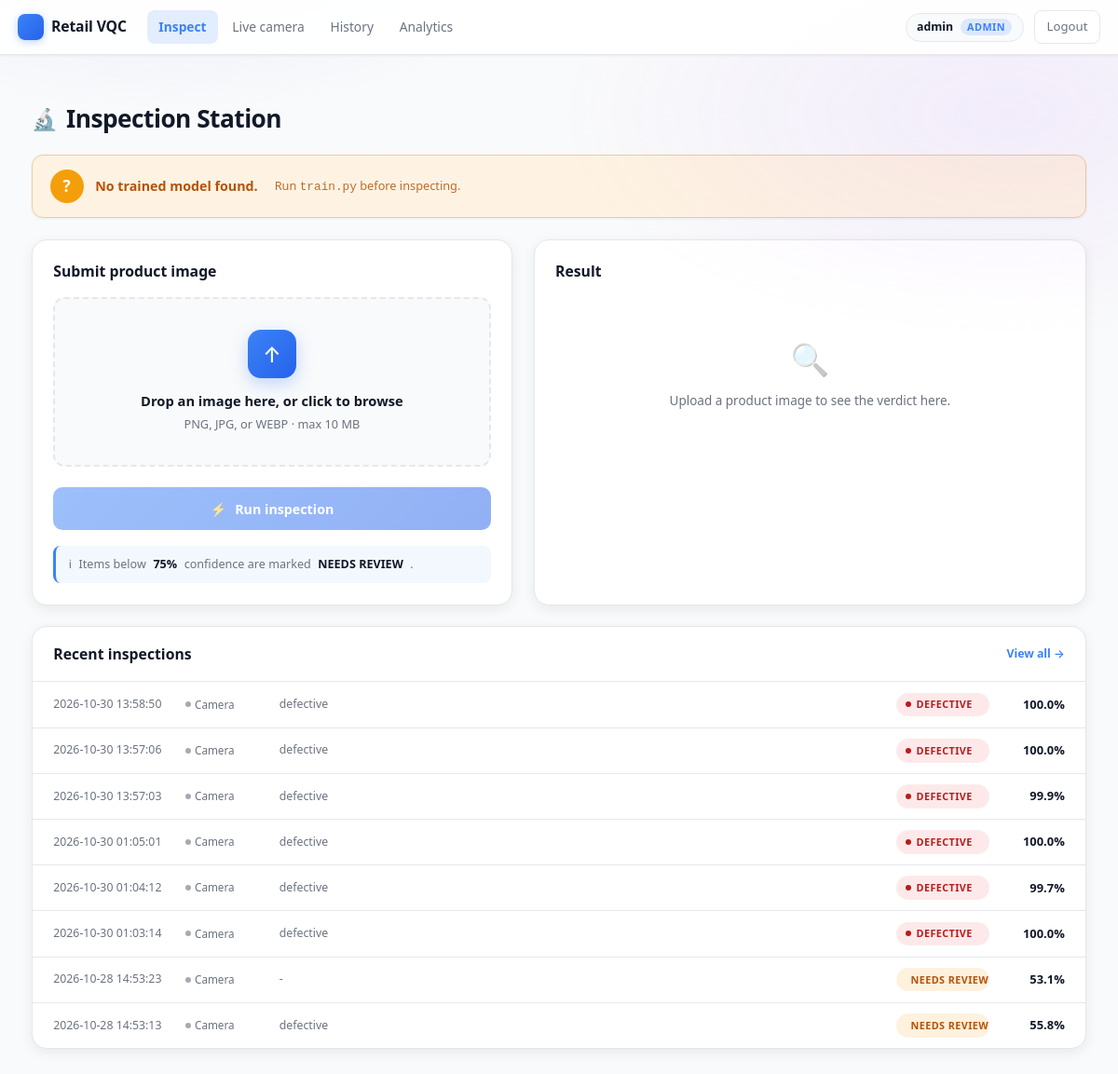
Page / (signed in) on the earlier database version.
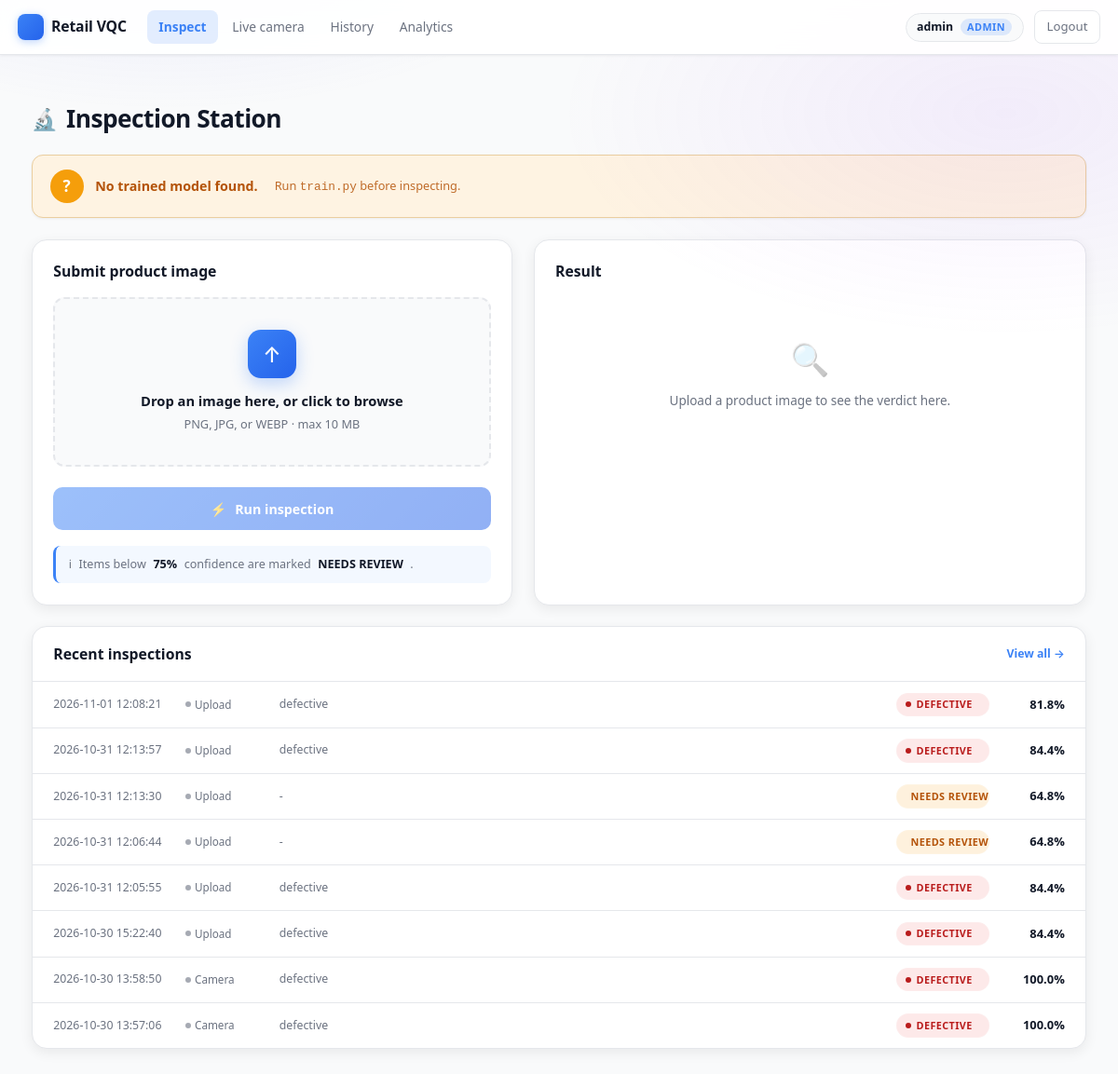
Same page on the later database version.
### tables this page shows
CREATE TABLE inspections(
            id INTEGER PRIMARY KEY AUTOINCREMENT,
            result_id TEXT, image_name TEXT, source TEXT,
            verdict TEXT, defect_type TEXT, confidence REAL,
            reason TEXT, gradcam TEXT, inspected_at TEXT, operator TEXT);

### app.py (the view)
@app.route("/")
@login_required
def index():
    return render_template("index.html", model_ok=model_ready(), history=db.get_inspections(limit=8))

### alerts.py (called while the page is built)
def alerts_enabled() -> bool:
    return bool(SMTP_USER and SMTP_PASS and ALERT_TO)

### app.py (called while the page is built)
def login_required(fn):
    @wraps(fn)
    def wrapper(*a, **kw):
        if "user" not in session:
            return redirect(url_for("login", next=request.path))
        return fn(*a, **kw)
    return wrapper

@app.context_processor
def inject_globals():
    return {"user": session.get("user"), "role": session.get("role"),
            "alerts_on": alerts_enabled(), "threshold": int(REVIEW_THRESHOLD * 100)}

### db.py (called while the page is built)
def conn():
    c = sqlite3.connect(DB_PATH)
    c.row_factory = sqlite3.Row
    return c

def get_inspections(verdict=None, source=None, limit=None):
    q, args = "SELECT * FROM inspections WHERE 1=1", []
    if verdict:
        q += " AND verdict=?"; args.append(verdict)
    if source:
        q += " AND source=?"; args.append(source)
    q += " ORDER BY id DESC"
    if limit:
        q += " LIMIT ?"; args.append(limit)
    with conn() as c:
        return [dict(r) for r in c.execute(q, args).fetchall()]

### inference.py (called while the page is built)
def model_ready() -> bool:
    return os.path.exists(MODEL_PATH)

### templates/index.html (shortened to what this page needs)
{% extends "base.html" %}
{% block content %}
<div class="inspect">
  <h1>Inspection Station</h1>
  {% if not model_ok %}
    <div class="alert-banner REVIEW">
      No trained model found. <span class="sub">Run <code>train.py</code> before inspecting.</span>
    </div>
  {% endif %}
  <div class="inspect-grid">
    <div class="icard">
      <h2>Submit product image</h2>
      <form method="post" action="{{ url_for('inspect') }}"
            enctype="multipart/form-data" id="inspectForm">
        <label class="dropzone" id="dropzone" for="fileInput">
          <div class="dz-icon" aria-hidden="true">↑</div>
          <p class="dz-title">Drop an image here, or click to browse</p>
          <p class="dz-hint">PNG, JPG, or WEBP · max 10&nbsp;MB</p>
        </label>
        <button class="btn-block" type="submit" id="submitBtn" {% if not model_ok %}disabled{% endif %}>
          <span class="label-icon" aria-hidden="true">⚡</span>
          <span>Run inspection</span>
        </button>
      </form>
      <div class="threshold-note">
        <span aria-hidden="true">ℹ</span>
        Items below <strong>{{ threshold }}%</strong> confidence are marked <strong>NEEDS REVIEW</strong>.
      </div>
    </div>
    <div class="icard">
      <h2>Result {% if result %}<span class="badge">Latest</span>{% endif %}</h2>
      {% if result %}
        {% set conf = result.confidence|default(0)|float %}
        {% set conf_cls = 'conf-high' if conf >= 85 else ('conf-mid' if conf >= 70 else 'conf-low') %}
        <div class="verdict-hero {{ vc }}">
          <div class="label">Verdict</div>
          <p class="value">{{ result.verdict }}</p>
          <div class="verdict-meta">
            <span class="vchip {{ conf_cls }}">Confidence <strong>{{ result.confidence }}%</strong></span>
            {% if result.defect_type not in ('-', '', None) %}
              <span class="vchip">Type <strong>{{ result.defect_type }}</strong></span>
            {% endif %}
          </div>
        </div>
        {% if result.reason %}
          <div class="reason-box">{{ result.reason }}</div>
        {% endif %}
        {% if result.class_probabilities %}
          <h2 style="font-size:.88rem; margin-bottom:.75rem;">Class probabilities</h2>
          <div class="prob-list">
            {% set max_prob = result.class_probabilities.values()|max %}
            {% for cls, prob in result.class_probabilities.items() %}
              <div class="prob-row {% if prob == max_prob %}max{% endif %}">
                <span class="cls" title="{{ cls }}">{{ cls }}</span>
                <span class="track">
                  <span class="fill" style="width: {{ (prob * 100)|round(1) }}%"></span>
                </span>
                <span class="pct">{{ (prob * 100)|round(1) }}%</span>
              </div>
            {% endfor %}
          </div>
        {% endif %}
      {% else %}
        <div class="recent-empty" style="padding:2.75rem 1rem;">
          <div style="font-size:2.25rem; opacity:.35; margin-bottom:.65rem;" aria-hidden="true">🔍</div>
          Upload a product image to see the verdict here.
        </div>
      {% endif %}
    </div>
  </div>
  <div class="icard recent">
    <header>
      <h2>Recent inspections</h2>
      <a href="{{ url_for('history') }}">View all →</a>
    </header>
    {% if history %}
      <div class="recent-list">
        {% for r in history %}
          {% set pv = 'REVIEW' if r.verdict == 'NEEDS REVIEW' else r.verdict %}
          <div class="recent-row">
            <span class="time">{{ r.inspected_at }}</span>
            <span class="src">{{ r.source }}</span>
            <span class="type" title="{{ r.defect_type }}">{{ r.defect_type }}</span>
            <span class="pill {{ pv }}">{{ r.verdict }}</span>
            <span class="conf">{{ r.confidence }}%</span>
          </div>
        {% endfor %}
      </div>
    {% else %}
      <div class="recent-empty">No inspections yet — run your first one above.</div>
    {% endif %}
  </div>
</div>
{% endblock %}

Differences in the rows shown:
no longer on this page (row unchanged): inspections: inspected_at "2026-10-30 13:57:03", source "Camera", defect_type "defective", verdict "DEFECTIVE", confidence "99.9"
no longer on this page (row unchanged): inspections: inspected_at "2026-10-30 01:05:01", source "Camera", defect_type "defective", verdict "DEFECTIVE", confidence "100.0"
no longer on this page (row unchanged): inspections: inspected_at "2026-10-30 01:04:12", source "Camera", defect_type "defective", verdict "DEFECTIVE", confidence "99.7"
no longer on this page (row unchanged): inspections: inspected_at "2026-10-30 01:03:14", source "Camera", defect_type "defective", verdict "DEFECTIVE", confidence "100.0"
no longer on this page (row unchanged): inspections: inspected_at "2026-10-28 14:53:23", source "Camera", defect_type "-", verdict "NEEDS REVIEW", confidence "53.1"
no longer on this page (row unchanged): inspections: inspected_at "2026-10-28 14:53:13", source "Camera", defect_type "defective", verdict "NEEDS REVIEW", confidence "55.8"
added inspections: inspected_at "2026-11-01 12:08:21", source "Upload", defect_type "defective", verdict "DEFECTIVE", confidence "81.8"
added inspections: inspected_at "2026-10-31 12:13:57", source "Upload", defect_type "defective", verdict "DEFECTIVE", confidence "84.4"
added inspections: inspected_at "2026-10-31 12:13:30", source "Upload", defect_type "-", verdict "NEEDS REVIEW", confidence "64.8"
added inspections: inspected_at "2026-10-31 12:06:44", source "Upload", defect_type "-", verdict "NEEDS REVIEW", confidence "64.8"
added inspections: inspected_at "2026-10-31 12:05:55", source "Upload", defect_type "defective", verdict "DEFECTIVE", confidence "84.4"
added inspections: inspected_at "2026-10-30 15:22:40", source "Upload", defect_type "defective", verdict "DEFECTIVE", confidence "84.4"
